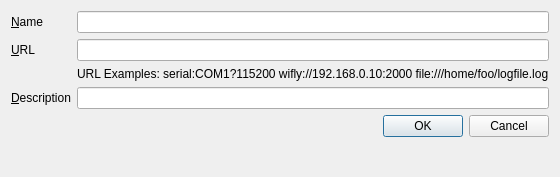
<?xml version="1.0" encoding="UTF-8"?>
<ui version="4.0">
 <class>AddConnectionDialog</class>
 <widget class="QDialog" name="AddConnectionDialog">
  <property name="geometry">
   <rect>
    <x>0</x>
    <y>0</y>
    <width>320</width>
    <height>177</height>
   </rect>
  </property>
  <property name="windowTitle">
   <string>Add Connection</string>
  </property>
  <property name="modal">
   <bool>true</bool>
  </property>
  <layout class="QFormLayout" name="formLayout">
   <property name="fieldGrowthPolicy">
    <enum>QFormLayout::AllNonFixedFieldsGrow</enum>
   </property>
   <item row="0" column="0">
    <widget class="QLabel" name="label">
     <property name="text">
      <string>&amp;Name</string>
     </property>
     <property name="buddy">
      <cstring>qle_name</cstring>
     </property>
    </widget>
   </item>
   <item row="0" column="1">
    <widget class="QLineEdit" name="qle_name"/>
   </item>
   <item row="1" column="0">
    <widget class="QLabel" name="label_2">
     <property name="text">
      <string>&amp;URL</string>
     </property>
     <property name="buddy">
      <cstring>qle_url</cstring>
     </property>
    </widget>
   </item>
   <item row="1" column="1">
    <widget class="QLineEdit" name="qle_url"/>
   </item>
   <item row="2" column="1">
    <widget class="QLabel" name="label_4">
     <property name="text">
      <string>&lt;html&gt;&lt;head/&gt;&lt;body&gt;&lt;p&gt;URL Examples:&lt;br/&gt;serial:COM1?115200&lt;br/&gt;wifly://192.168.0.10:2000&lt;br/&gt;file:///home/foo/logfile.log&lt;/p&gt;&lt;/body&gt;&lt;/html&gt;</string>
     </property>
    </widget>
   </item>
   <item row="3" column="0">
    <widget class="QLabel" name="label_3">
     <property name="text">
      <string>&amp;Description</string>
     </property>
     <property name="buddy">
      <cstring>qle_desc</cstring>
     </property>
    </widget>
   </item>
   <item row="3" column="1">
    <widget class="QLineEdit" name="qle_desc"/>
   </item>
   <item row="4" column="0" colspan="2">
    <widget class="QDialogButtonBox" name="buttonBox">
     <property name="orientation">
      <enum>Qt::Horizontal</enum>
     </property>
     <property name="standardButtons">
      <set>QDialogButtonBox::Cancel|QDialogButtonBox::Ok</set>
     </property>
    </widget>
   </item>
  </layout>
 </widget>
 <resources/>
 <connections>
  <connection>
   <sender>buttonBox</sender>
   <signal>accepted()</signal>
   <receiver>AddConnectionDialog</receiver>
   <slot>accept()</slot>
   <hints>
    <hint type="sourcelabel">
     <x>257</x>
     <y>208</y>
    </hint>
    <hint type="destinationlabel">
     <x>157</x>
     <y>274</y>
    </hint>
   </hints>
  </connection>
  <connection>
   <sender>buttonBox</sender>
   <signal>rejected()</signal>
   <receiver>AddConnectionDialog</receiver>
   <slot>reject()</slot>
   <hints>
    <hint type="sourcelabel">
     <x>325</x>
     <y>208</y>
    </hint>
    <hint type="destinationlabel">
     <x>286</x>
     <y>274</y>
    </hint>
   </hints>
  </connection>
 </connections>
</ui>
